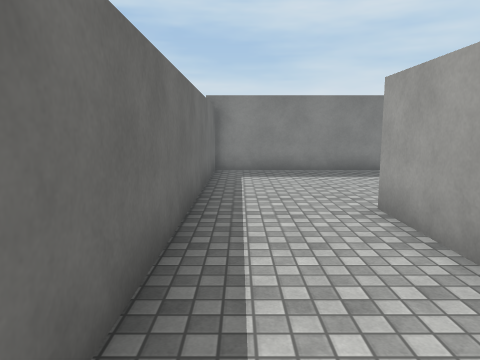
view 1 (above)

16 first-person views from a walk through a 3-D level made in the Unity game engine. The camera is 1.5 m above the floor, tilts 8° down and sees 70° across. The floor is counted in squares, 1 m on a side. Each view is taken from the middle of a square. On the plan, view 1 faces up. The plan holds only what a view shows up to about 16 squares ahead; the rest is blank. The place goes on beyond the plan. The player character is not drawn. Surface patterns are stand-ins for the level's own textures.

view 2
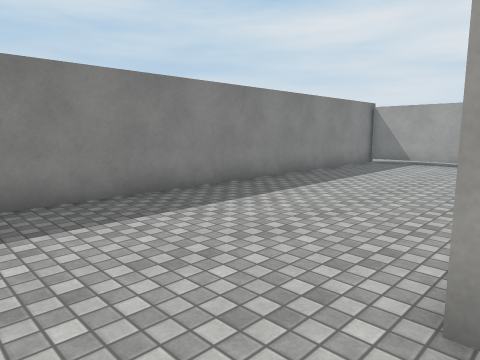

view 3
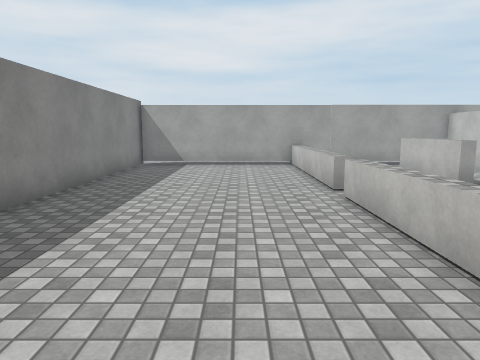

view 4
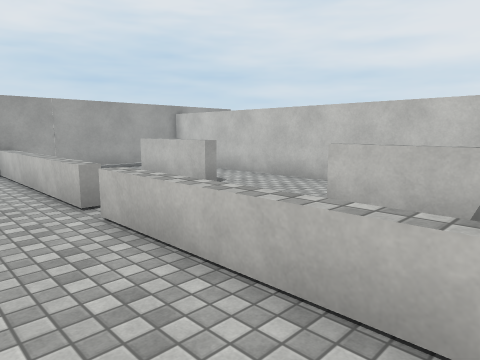

view 5
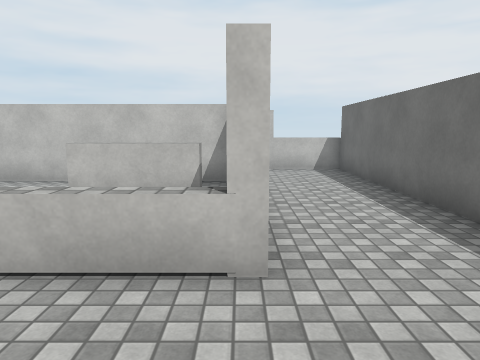

view 6
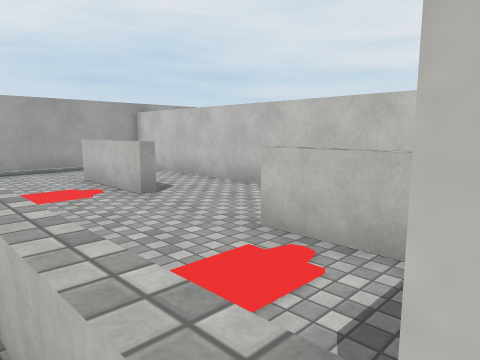

view 7
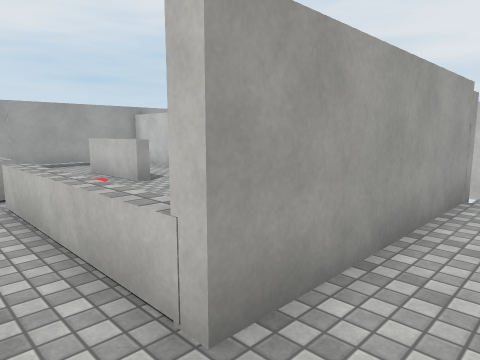

view 8
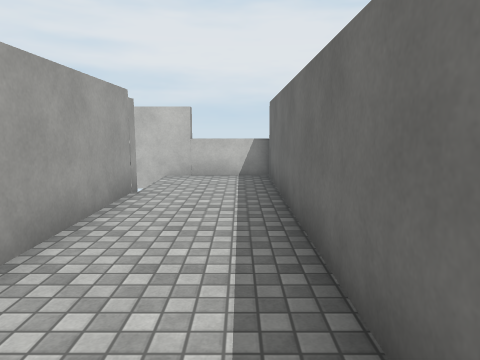

view 9
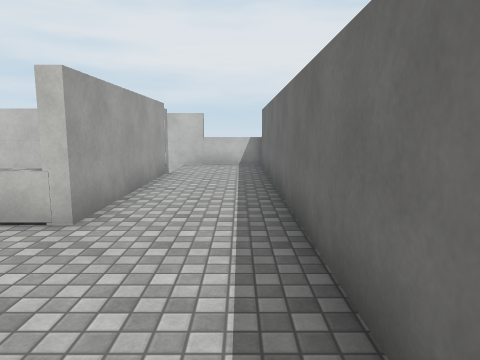

view 10
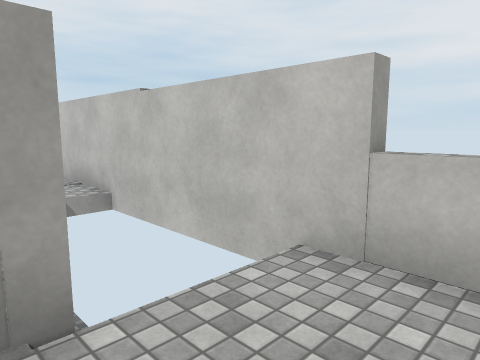

view 11
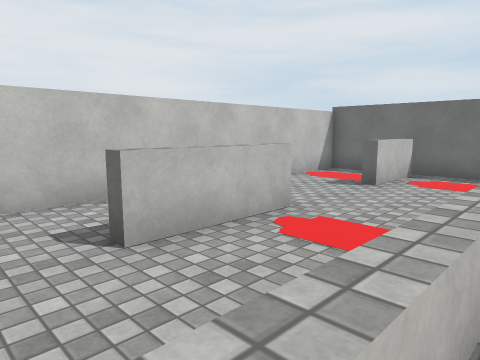

view 12
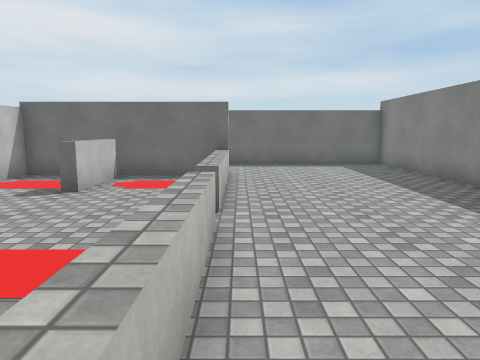

view 13
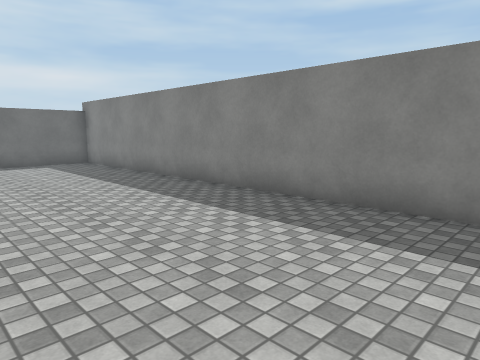

view 14
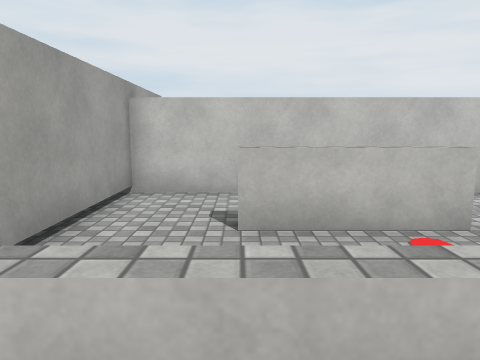

view 15
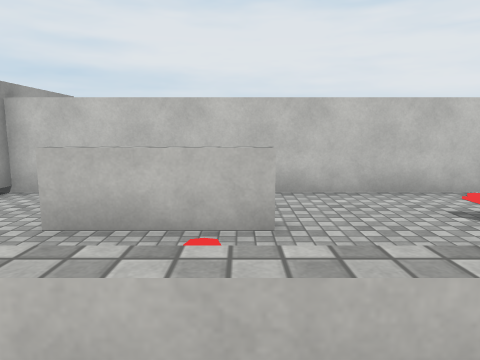

view 16
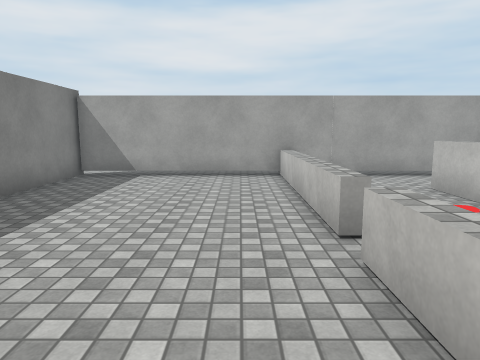

### Floor plan
Key: @ floor where view 1 was taken; # wall or solid block; x gap in a wall; . floor; = window, fence, low wall or low ledge; ^ raised ledge; v drop or lower ground; T thing the floor can be seen under or through.
Columns run from 1 left of view 1 to 18 right of it. Each row starts with its distance up from view 1.
 14 ###################.
 13 #.................T.
 12 #.................T.
 11 #.................T.
 10 #.................T.
  9 #.................T.
  8 #.................T.
  7 #.................#.
  6 #...#=====x=======#
  5 #...#............ T
  4 #...#.............T.
  3 #...####...=^^^^..T.
  2 #...#  ....=#..=..T.
  1 #...#. ...........T.
  0 #@..######      ###
 -1 #...###############
 -2 #...v
 -3 #...v    v..
 -4 #==###########

Where each view was taken, in squares from view 1:
view 1: 0 up, 0 right, facing up
view 2: 6 up, 0 right, facing up-right
view 3: 9 up, 1 right, facing right
view 4: 9 up, 3 right, facing down-right
view 5: 10 up, 3 right, facing down
view 6: 7 up, 3 right, facing down-right
view 7: 8 up, 1 right, facing down-right
view 8: 8 up, 0 right, facing down
view 9: 12 up, 0 right, facing down
view 10: 0 up, 0 right, facing down-right
view 11: 7 up, 16 right, facing down-left
view 12: 7 up, 15 right, facing left
view 13: 7 up, 16 right, facing up-left
view 14: 8 up, 14 right, facing down
view 15: 8 up, 11 right, facing down
view 16: 8 up, 5 right, facing right
